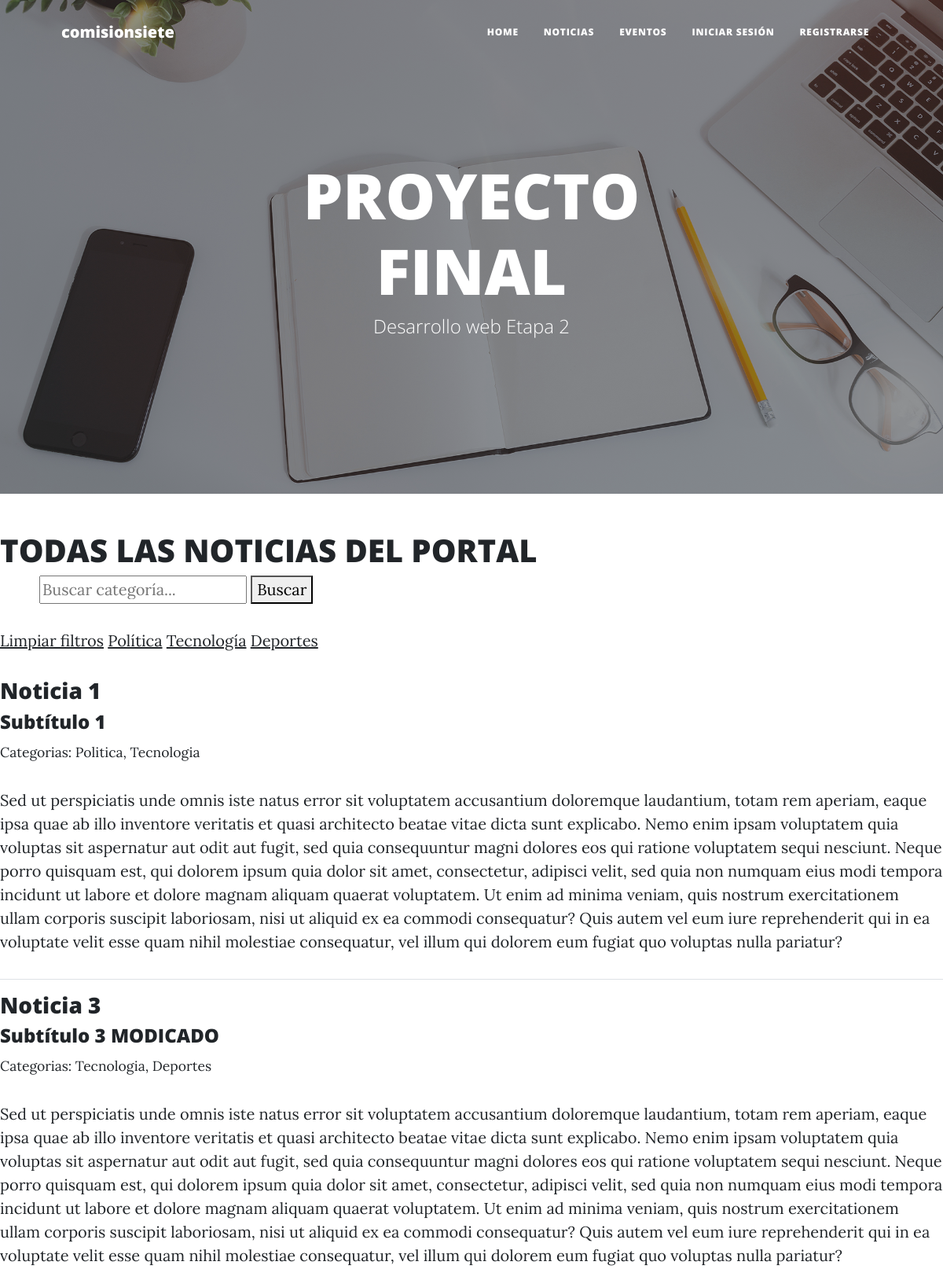
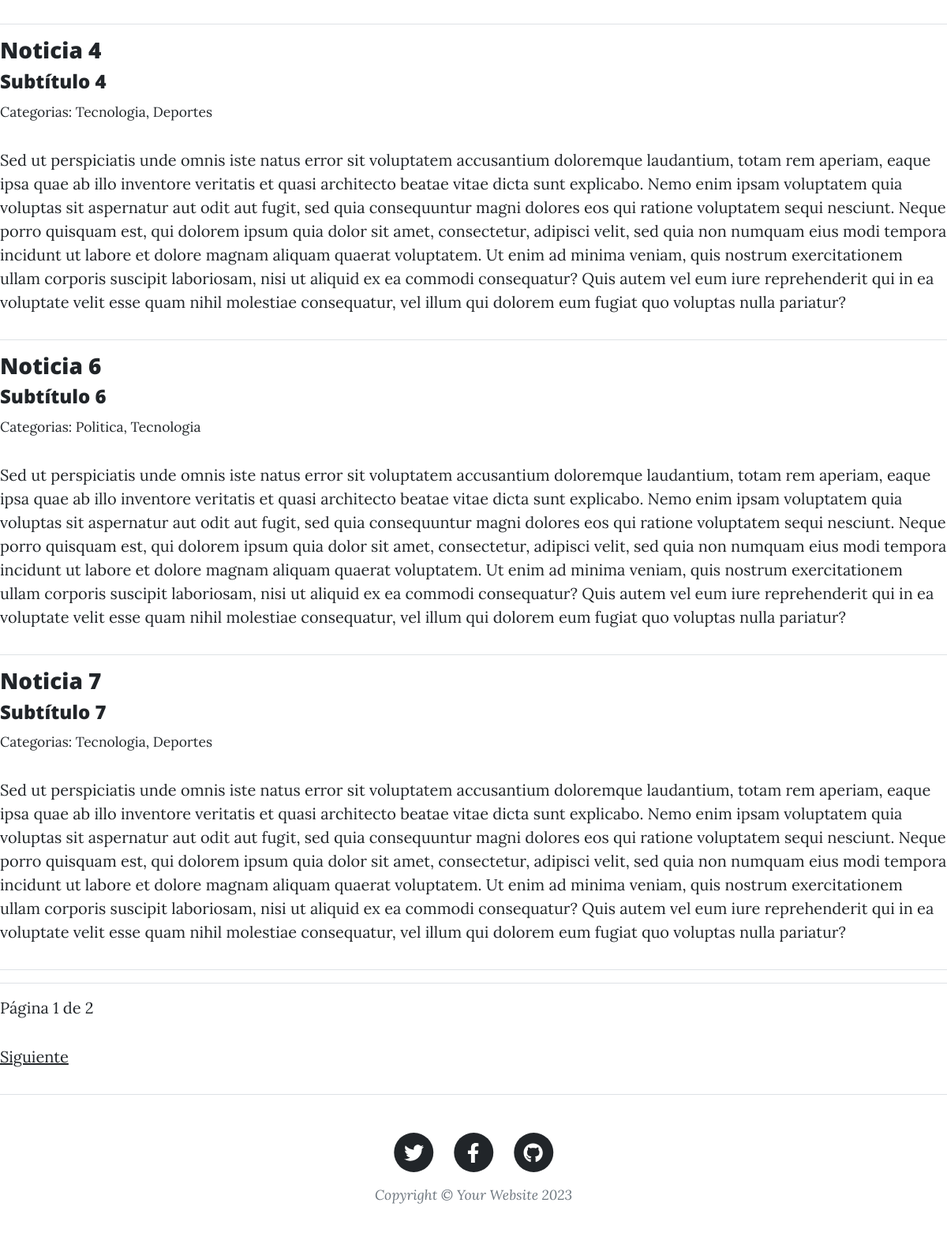
Screenshot of /noticias/ with the database file from the repository (2 pictures, top to bottom).
### apps/noticias/models.py (models this page shows, shortened)
class Noticia(models.Model):
    noticia_id = models.AutoField(primary_key=True)
    titulo = models.CharField(max_length=85)
    subtitulo = models.CharField(max_length=150)
    contenido = models.TextField()
    fecha = models.DateField(auto_now_add=True)
    categorias = models.ManyToManyField(Categoria) #Relacion n:m (muchos a muchos)
    autor = models.ForeignKey(Autor, on_delete=models.CASCADE) #Relación 1:n (uno a muchos)

class Categoria(models.Model):
    categoria_id = models.AutoField(primary_key=True)
    nombre = models.CharField(max_length=50)
    descripcion = models.TextField()
    def __str__(self):
        return self.nombre

### apps/noticias/views.py (the view)
# urls.py: path('', todas_las_noticias, name="todas_las_noticias"),
def todas_las_noticias(request):
    categoria_param = request.GET.get("categoria", "").strip()
    noticias = Noticia.objects.all().order_by('noticia_id')
    if categoria_param:
        noticias = noticias.filter(categorias__nombre__icontains=categoria_param)
    paginator = Paginator(noticias, 5)
    num_pagina = request.GET.get('page')
    pagina_noticia = paginator.get_page(num_pagina)
    print(dir(pagina_noticia))
    context = {"noticias": pagina_noticia, "categoria_seleccionada": categoria_param}
    return render(request, "noticias/todas_noticias.html", context)

### templates/noticias/todas_noticias.html (shortened to what this page needs)
{% extends "base.html" %}
{% block contenido %}
    <H1>TODAS LAS NOTICIAS DEL PORTAL</H1>
    <form method="get" style="margin-left: 50px;">
        <input type="text" name="categoria" placeholder="Buscar categoría..." value="{{categoria_seleccionada}}">
        <button type="submit">Buscar</button>
    </form>
    <p>
        <a href="?">Limpiar filtros</a>
        <a href="?categoria=politica">Política</a>
        <a href="?categoria=tecnologia">Tecnología</a>
        <a href="?categoria=deportes">Deportes</a>
    </p>
    {% for noticia in noticias %}
        <h3><strong>{{noticia.titulo}}</strong></h3>
        <h4>{{noticia.subtitulo}}</h4>
        <small>Categorias: {{ noticia.categorias.all|join:', ' }}</small>
        <p>{{noticia.contenido}}</p>
        <hr>
    {% endfor %}
    <hr>
    <div>
        <span>Página {{noticias.number}} de {{noticias.paginator.num_pages}}</span>
        {% if noticias.has_next %}
            <p><a href="?page={{noticias.next_page_number}}">Siguiente</a></p>
        {% endif %}
    </div>
{% endblock contenido %}

### rows the page displays
Noticia: titulo "Noticia 1", subtitulo "Subtítulo 1", categorias.all "Politica, Tecnologia", contenido "Sed ut perspiciatis unde omnis iste natus error sit voluptatem accusantium doloremque laudantium, totam rem aperiam, eaque ipsa quae ab illo inventore veritatis et quasi architecto beatae vitae dicta sunt explicabo. Nemo enim ipsam voluptatem quia voluptas sit aspernatur aut odit aut fugit, sed quia consequuntur magni dolores eos qui ratione voluptatem sequi nesciunt. Neque porro quisquam est, qui dolorem ipsum quia dolor sit amet, consectetur, adipisci velit, sed quia non numquam eius modi tempora incidunt ut labore et dolore magnam aliquam quaerat voluptatem. Ut enim ad minima veniam, quis nostrum exercitationem ullam corporis suscipit laboriosam, nisi ut aliquid ex ea commodi…"
Noticia: titulo "Noticia 3", subtitulo "Subtítulo 3 MODICADO", categorias.all "Tecnologia, Deportes", contenido "Sed ut perspiciatis unde omnis iste natus error sit voluptatem accusantium doloremque laudantium, totam rem aperiam, eaque ipsa quae ab illo inventore veritatis et quasi architecto beatae vitae dicta sunt explicabo. Nemo enim ipsam voluptatem quia voluptas sit aspernatur aut odit aut fugit, sed quia consequuntur magni dolores eos qui ratione voluptatem sequi nesciunt. Neque porro quisquam est, qui dolorem ipsum quia dolor sit amet, consectetur, adipisci velit, sed quia non numquam eius modi tempora incidunt ut labore et dolore magnam aliquam quaerat voluptatem. Ut enim ad minima veniam, quis nostrum exercitationem ullam corporis suscipit laboriosam, nisi ut aliquid ex ea commodi…"
Noticia: titulo "Noticia 4", subtitulo "Subtítulo 4", categorias.all "Tecnologia, Deportes", contenido "Sed ut perspiciatis unde omnis iste natus error sit voluptatem accusantium doloremque laudantium, totam rem aperiam, eaque ipsa quae ab illo inventore veritatis et quasi architecto beatae vitae dicta sunt explicabo. Nemo enim ipsam voluptatem quia voluptas sit aspernatur aut odit aut fugit, sed quia consequuntur magni dolores eos qui ratione voluptatem sequi nesciunt. Neque porro quisquam est, qui dolorem ipsum quia dolor sit amet, consectetur, adipisci velit, sed quia non numquam eius modi tempora incidunt ut labore et dolore magnam aliquam quaerat voluptatem. Ut enim ad minima veniam, quis nostrum exercitationem ullam corporis suscipit laboriosam, nisi ut aliquid ex ea commodi…"
Noticia: titulo "Noticia 6", subtitulo "Subtítulo 6", categorias.all "Politica, Tecnologia", contenido "Sed ut perspiciatis unde omnis iste natus error sit voluptatem accusantium doloremque laudantium, totam rem aperiam, eaque ipsa quae ab illo inventore veritatis et quasi architecto beatae vitae dicta sunt explicabo. Nemo enim ipsam voluptatem quia voluptas sit aspernatur aut odit aut fugit, sed quia consequuntur magni dolores eos qui ratione voluptatem sequi nesciunt. Neque porro quisquam est, qui dolorem ipsum quia dolor sit amet, consectetur, adipisci velit, sed quia non numquam eius modi tempora incidunt ut labore et dolore magnam aliquam quaerat voluptatem. Ut enim ad minima veniam, quis nostrum exercitationem ullam corporis suscipit laboriosam, nisi ut aliquid ex ea commodi…"
Noticia: titulo "Noticia 7", subtitulo "Subtítulo 7", categorias.all "Tecnologia, Deportes", contenido "Sed ut perspiciatis unde omnis iste natus error sit voluptatem accusantium doloremque laudantium, totam rem aperiam, eaque ipsa quae ab illo inventore veritatis et quasi architecto beatae vitae dicta sunt explicabo. Nemo enim ipsam voluptatem quia voluptas sit aspernatur aut odit aut fugit, sed quia consequuntur magni dolores eos qui ratione voluptatem sequi nesciunt. Neque porro quisquam est, qui dolorem ipsum quia dolor sit amet, consectetur, adipisci velit, sed quia non numquam eius modi tempora incidunt ut labore et dolore magnam aliquam quaerat voluptatem. Ut enim ad minima veniam, quis nostrum exercitationem ullam corporis suscipit laboriosam, nisi ut aliquid ex ea commodi…"

### other values shown
{{ noticias.number }} "1"
{{ noticias.paginator.num_pages }} "2"
